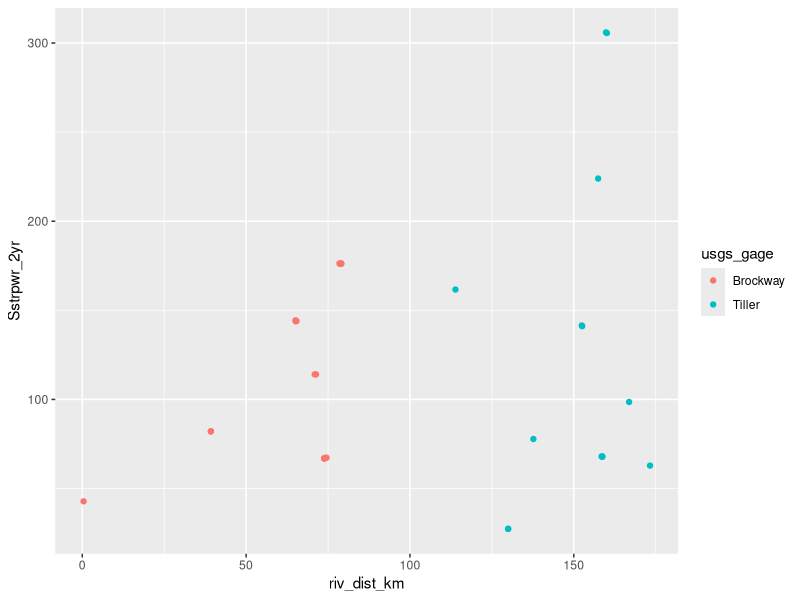
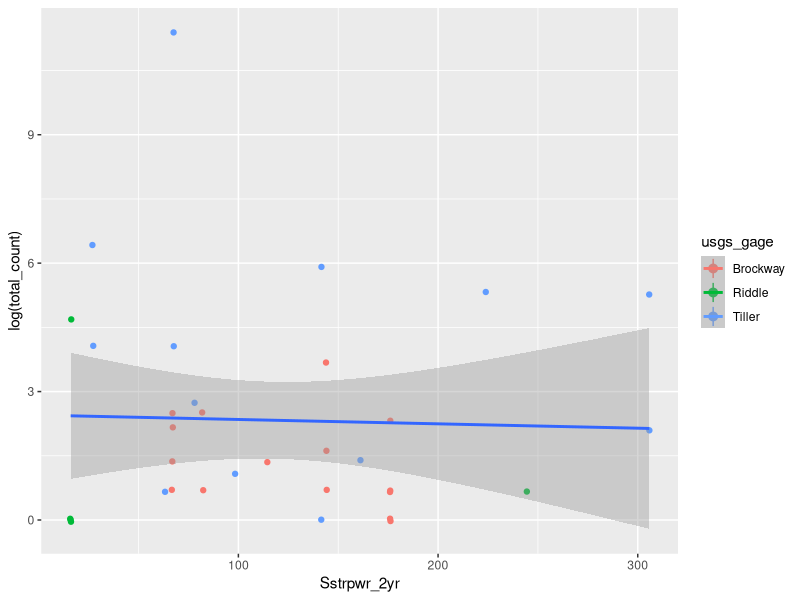
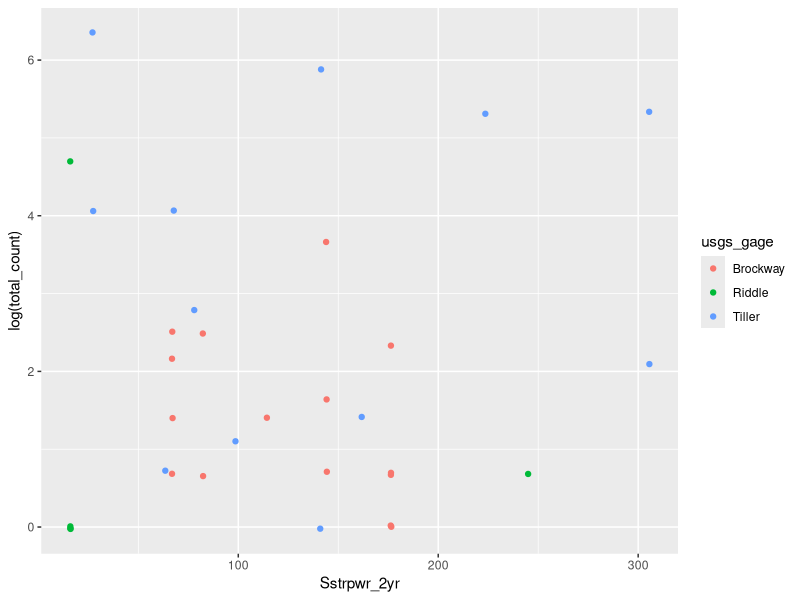
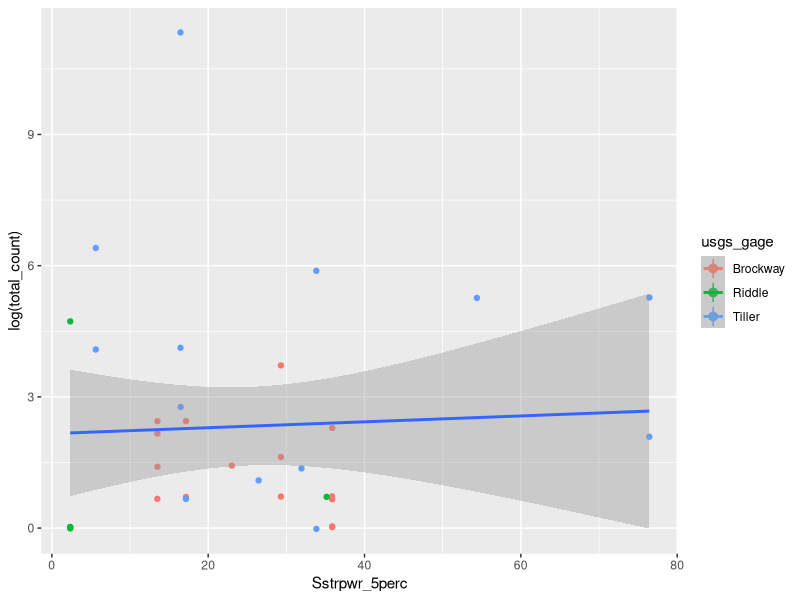
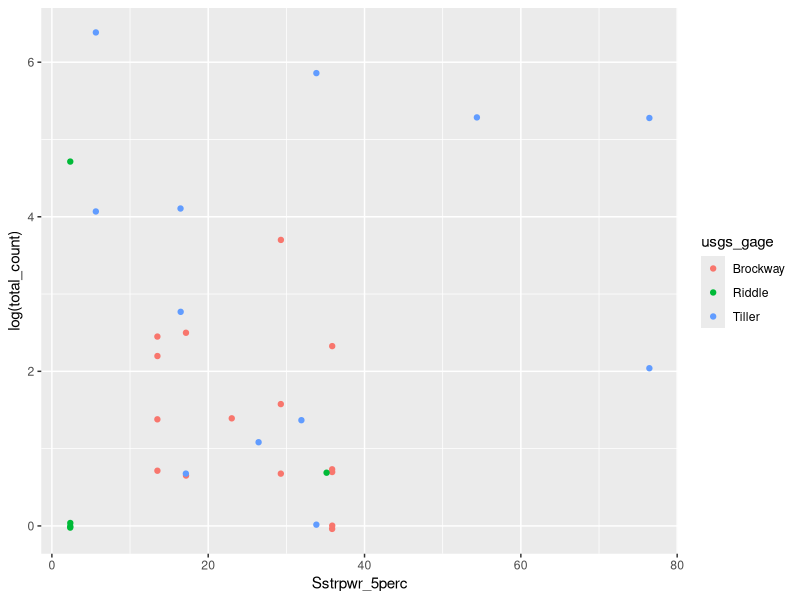

Recreate these plots in R, in order.
# Set workspace directory and bring in datasets + libraries
setwd("/Users/williamjohnson/Desktop/Laura/Hallett_Lab/Repositories/thesis-mussels/site_DATAexplore")

library(tidyverse)

abundance <- as.tibble(read.csv("laurancy.csv", header = TRUE))
streampwr <- as.tibble(read.csv("streamPWR.csv", header = TRUE))
dist <- as.tibble(read.csv("SUMPpnts_distance_area.csv", header = TRUE))

#select only needed columns from streampwr
streampwr2 <- streampwr %>%
  select(site_id, av_SLPE_gradient, av_acw, Sstrpwr_2yr, Sstrpwr_5perc )

#### VISUALIZATION OF RIVER DISTANCE (KM) VS STREAM PWR (2 YR) for the South Umpqua 

# Join abundance and stream pwr datasets on site_id (need to bring in site id variable)
AbunPwr <- inner_join(abundance, streampwr2, by = "site_id")

# Join AbunPwr and distance datasets by obs_id
AbunPwrDist <- inner_join(AbunPwr, dist, by = "obs_id") 

AbunPwrDist <- AbunPwrDist %>%
  filter(!usgs_gage %in% c("Riddle"))


# Visualize river distance (km) by stream pwr (2 yr)

ggplot(AbunPwrDist, aes(riv_dist_km, Sstrpwr_2yr, color = usgs_gage)) + geom_jitter() 


###### FOLLOWING CODE ONLY APPLIES TO VISUALIZATIONS INVOLVING ABUNDANCES

#filter out nancy's obs that are repeats @ k bar ranch, wiegle rd, and coffee cr
abundance2 <- abundance %>%
  filter(!obs_id %in% c("MAFA_CoffeCr1", "MAFA_KBarRanch", "MAFA_WiegleRd"))%>%
# filter out shell records
  filter(!obs_type == "shell")

#Join abundance and streampwr datasets
abunpwr <- abundance2 %>%
  inner_join(streampwr2, by = "site_id")

# Do initial visualization with streampwr2 and laurancy 
ggplot(abunpwr, aes(Sstrpwr_2yr, log(total_count), color = usgs_gage)) + geom_jitter() +
  stat_summary(fun.data=mean_cl_normal) + 
  geom_smooth(method='lm', formula= y~x, aes(group=1))


# No way to get around the fact that 90,000 mussels at TIL03 really obscures the graph... see what it looks like
# with this value removed
abunpwr %>%
  filter(!obs_id == "TIL0301") %>%
  ggplot(aes(Sstrpwr_2yr, log(total_count), color = usgs_gage)) + geom_jitter() 

#Now do the same thing with 5 perc flow Sstrpwr

ggplot(abunpwr, aes(Sstrpwr_5perc, log(total_count), color= usgs_gage)) + geom_jitter() +
  stat_summary(fun.data=mean_cl_normal) + 
  geom_smooth(method='lm', formula= y~x, aes(group=1))


# No way to get around the fact that 90,000 mussels at TIL03 really obscures the graph... see what it looks like
# with this value removed
abunpwr %>%
  filter(!obs_id == "TIL0301") %>%
  ggplot(aes(Sstrpwr_5perc, log(total_count), color = usgs_gage)) + geom_jitter() 

# my points seem off... too many observations at log(x) value 6.... see what log(total_count) looks like

####### July 6th Box Plot of Values
streampwr <- as.tibble(read.csv("stats_streamPWR.csv", header = TRUE))
streampwr2 <- streampwr %>%
  mutate(abundance2 = log(abundance)) %>%
  dplyr::select(obs_id, site_id, abundance, abundance2, Sstrpwr_10yr) %>%
  mutate(species = "M. falcata")

boxplot <- ggplot(streampwr2) + geom_boxplot(aes(y = Sstrpwr_10yr, color = total_count)) + #outlier.shape = NA) + 
  geom_jitter(width = 0.2) + ylab("10 YR Specific Stream Power (watts/m^2)") + theme_classic() #+ 
  #scale_color_gradientn(name = "log(Mussel Abundance)" +
  #theme(legend.title = element_text(size=rel(1.15), hjust=0.5, face="bold"))
 
mid <- mean(streampwr2$abundance2)
boxplot <- boxplot + scale_color_gradient2(midpoint = mid, low = "red", mid = "blue", high = "green")

boxplot <- boxplot + scale_color_gradientn(colours = rainbow(5))


